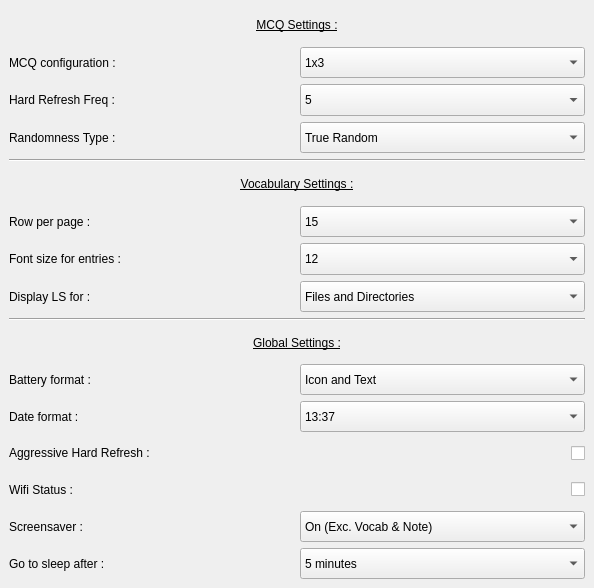
<?xml version="1.0" encoding="UTF-8"?>
<ui version="4.0">
 <class>AppSettingsPage</class>
 <widget class="QWidget" name="AppSettingsPage">
  <property name="geometry">
   <rect>
    <x>0</x>
    <y>0</y>
    <width>594</width>
    <height>588</height>
   </rect>
  </property>
  <property name="windowTitle">
   <string>Form</string>
  </property>
  <layout class="QVBoxLayout" name="verticalLayout" stretch="4,0,4,0,7">
   <property name="spacing">
    <number>6</number>
   </property>
   <property name="leftMargin">
    <number>9</number>
   </property>
   <property name="topMargin">
    <number>9</number>
   </property>
   <property name="rightMargin">
    <number>9</number>
   </property>
   <property name="bottomMargin">
    <number>9</number>
   </property>
   <item>
    <layout class="QVBoxLayout" name="QcmSettings" stretch="1,1,1,1">
     <property name="topMargin">
      <number>0</number>
     </property>
     <property name="bottomMargin">
      <number>0</number>
     </property>
     <item>
      <widget class="QLabel" name="QcmSettingsLabel">
       <property name="font">
        <font>
         <underline>true</underline>
        </font>
       </property>
       <property name="text">
        <string>MCQ Settings :</string>
       </property>
       <property name="alignment">
        <set>Qt::AlignCenter</set>
       </property>
      </widget>
     </item>
     <item>
      <layout class="QHBoxLayout" name="nbrOfEntryLinesSettings" stretch="1,1">
       <property name="topMargin">
        <number>0</number>
       </property>
       <property name="bottomMargin">
        <number>0</number>
       </property>
       <item>
        <widget class="QLabel" name="nbrOfEntryLinesLabel">
         <property name="sizePolicy">
          <sizepolicy hsizetype="Preferred" vsizetype="Preferred">
           <horstretch>0</horstretch>
           <verstretch>0</verstretch>
          </sizepolicy>
         </property>
         <property name="text">
          <string>MCQ configuration :</string>
         </property>
        </widget>
       </item>
       <item>
        <widget class="QComboBox" name="nbrOfEntryLinesDropdown">
         <property name="sizePolicy">
          <sizepolicy hsizetype="Preferred" vsizetype="Preferred">
           <horstretch>0</horstretch>
           <verstretch>0</verstretch>
          </sizepolicy>
         </property>
         <property name="minimumSize">
          <size>
           <width>0</width>
           <height>0</height>
          </size>
         </property>
         <property name="maximumSize">
          <size>
           <width>16777215</width>
           <height>16777215</height>
          </size>
         </property>
         <property name="currentIndex">
          <number>0</number>
         </property>
         <item>
          <property name="text">
           <string>1x3</string>
          </property>
         </item>
         <item>
          <property name="text">
           <string>2x3</string>
          </property>
         </item>
         <item>
          <property name="text">
           <string>3x3</string>
          </property>
         </item>
         <item>
          <property name="text">
           <string>4x3</string>
          </property>
         </item>
        </widget>
       </item>
      </layout>
     </item>
     <item>
      <layout class="QHBoxLayout" name="HardRefreshSetting" stretch="1,1">
       <item>
        <widget class="QLabel" name="HardRefreshLabel">
         <property name="sizePolicy">
          <sizepolicy hsizetype="Preferred" vsizetype="Preferred">
           <horstretch>0</horstretch>
           <verstretch>0</verstretch>
          </sizepolicy>
         </property>
         <property name="text">
          <string>Hard Refresh Freq :</string>
         </property>
        </widget>
       </item>
       <item>
        <widget class="QComboBox" name="HardRefreshDropdown">
         <property name="sizePolicy">
          <sizepolicy hsizetype="Preferred" vsizetype="Preferred">
           <horstretch>0</horstretch>
           <verstretch>0</verstretch>
          </sizepolicy>
         </property>
         <property name="minimumSize">
          <size>
           <width>0</width>
           <height>0</height>
          </size>
         </property>
         <property name="maximumSize">
          <size>
           <width>16777215</width>
           <height>16777215</height>
          </size>
         </property>
         <property name="currentIndex">
          <number>3</number>
         </property>
         <item>
          <property name="text">
           <string>Never</string>
          </property>
         </item>
         <item>
          <property name="text">
           <string>1</string>
          </property>
         </item>
         <item>
          <property name="text">
           <string>2</string>
          </property>
         </item>
         <item>
          <property name="text">
           <string>5</string>
          </property>
         </item>
         <item>
          <property name="text">
           <string>10</string>
          </property>
         </item>
        </widget>
       </item>
      </layout>
     </item>
     <item>
      <layout class="QHBoxLayout" name="RandomnessSetting" stretch="1,1">
       <property name="topMargin">
        <number>0</number>
       </property>
       <item>
        <widget class="QLabel" name="RandomnessLabel">
         <property name="text">
          <string>Randomness Type :</string>
         </property>
        </widget>
       </item>
       <item>
        <widget class="QComboBox" name="RandomnessDropdown">
         <property name="sizePolicy">
          <sizepolicy hsizetype="Preferred" vsizetype="Preferred">
           <horstretch>0</horstretch>
           <verstretch>0</verstretch>
          </sizepolicy>
         </property>
         <property name="minimumSize">
          <size>
           <width>0</width>
           <height>0</height>
          </size>
         </property>
         <property name="sizeAdjustPolicy">
          <enum>QComboBox::AdjustToContents</enum>
         </property>
         <item>
          <property name="text">
           <string>True Random</string>
          </property>
         </item>
         <item>
          <property name="text">
           <string>Weighted Random</string>
          </property>
         </item>
        </widget>
       </item>
      </layout>
     </item>
    </layout>
   </item>
   <item>
    <widget class="Line" name="VocabLine">
     <property name="orientation">
      <enum>Qt::Horizontal</enum>
     </property>
    </widget>
   </item>
   <item>
    <layout class="QVBoxLayout" name="VocabSettings" stretch="1,1,1,1">
     <property name="topMargin">
      <number>0</number>
     </property>
     <property name="bottomMargin">
      <number>0</number>
     </property>
     <item>
      <widget class="QLabel" name="VocabSettingsLabel">
       <property name="font">
        <font>
         <underline>true</underline>
        </font>
       </property>
       <property name="text">
        <string>Vocabulary Settings :</string>
       </property>
       <property name="alignment">
        <set>Qt::AlignCenter</set>
       </property>
      </widget>
     </item>
     <item>
      <layout class="QHBoxLayout" name="RowPerPageLayout">
       <property name="topMargin">
        <number>0</number>
       </property>
       <item>
        <widget class="QLabel" name="RowPerPageLabel">
         <property name="text">
          <string>Row per page :</string>
         </property>
        </widget>
       </item>
       <item>
        <widget class="QComboBox" name="RowPerPageComboBox">
         <property name="sizePolicy">
          <sizepolicy hsizetype="Preferred" vsizetype="Preferred">
           <horstretch>0</horstretch>
           <verstretch>0</verstretch>
          </sizepolicy>
         </property>
         <property name="currentIndex">
          <number>2</number>
         </property>
         <item>
          <property name="text">
           <string>5</string>
          </property>
         </item>
         <item>
          <property name="text">
           <string>10</string>
          </property>
         </item>
         <item>
          <property name="text">
           <string>15</string>
          </property>
         </item>
         <item>
          <property name="text">
           <string>20</string>
          </property>
         </item>
         <item>
          <property name="text">
           <string>25</string>
          </property>
         </item>
         <item>
          <property name="text">
           <string>30</string>
          </property>
         </item>
        </widget>
       </item>
      </layout>
     </item>
     <item>
      <layout class="QHBoxLayout" name="VocabFntSizeLayout">
       <property name="bottomMargin">
        <number>0</number>
       </property>
       <item>
        <widget class="QLabel" name="VocabFntSizeLabel">
         <property name="text">
          <string>Font size for entries :</string>
         </property>
        </widget>
       </item>
       <item>
        <widget class="QComboBox" name="VocabFntSizeCombox">
         <property name="sizePolicy">
          <sizepolicy hsizetype="Preferred" vsizetype="Preferred">
           <horstretch>0</horstretch>
           <verstretch>0</verstretch>
          </sizepolicy>
         </property>
         <property name="currentIndex">
          <number>4</number>
         </property>
         <item>
          <property name="text">
           <string>8</string>
          </property>
         </item>
         <item>
          <property name="text">
           <string>9</string>
          </property>
         </item>
         <item>
          <property name="text">
           <string>10</string>
          </property>
         </item>
         <item>
          <property name="text">
           <string>11</string>
          </property>
         </item>
         <item>
          <property name="text">
           <string>12</string>
          </property>
         </item>
         <item>
          <property name="text">
           <string>13</string>
          </property>
         </item>
         <item>
          <property name="text">
           <string>14</string>
          </property>
         </item>
         <item>
          <property name="text">
           <string>15</string>
          </property>
         </item>
         <item>
          <property name="text">
           <string>16</string>
          </property>
         </item>
        </widget>
       </item>
      </layout>
     </item>
     <item>
      <layout class="QHBoxLayout" name="DisplayLSSetting">
       <property name="topMargin">
        <number>0</number>
       </property>
       <item>
        <widget class="QLabel" name="DisplayLSLabel">
         <property name="text">
          <string>Display LS for :</string>
         </property>
        </widget>
       </item>
       <item>
        <widget class="QComboBox" name="DisplayLSDropdown">
         <property name="sizePolicy">
          <sizepolicy hsizetype="Preferred" vsizetype="Preferred">
           <horstretch>0</horstretch>
           <verstretch>0</verstretch>
          </sizepolicy>
         </property>
         <item>
          <property name="text">
           <string>Files and Directories</string>
          </property>
         </item>
         <item>
          <property name="text">
           <string>Files</string>
          </property>
         </item>
         <item>
          <property name="text">
           <string>Nothing</string>
          </property>
         </item>
        </widget>
       </item>
      </layout>
     </item>
    </layout>
   </item>
   <item>
    <widget class="Line" name="GlobalSettingsLine">
     <property name="orientation">
      <enum>Qt::Horizontal</enum>
     </property>
    </widget>
   </item>
   <item>
    <layout class="QVBoxLayout" name="GlobalSettings" stretch="1,1,1,1,1,1,1">
     <property name="topMargin">
      <number>0</number>
     </property>
     <property name="bottomMargin">
      <number>0</number>
     </property>
     <item>
      <widget class="QLabel" name="GlobalSettingsLabel">
       <property name="font">
        <font>
         <underline>true</underline>
        </font>
       </property>
       <property name="text">
        <string>Global Settings :</string>
       </property>
       <property name="alignment">
        <set>Qt::AlignCenter</set>
       </property>
      </widget>
     </item>
     <item>
      <layout class="QHBoxLayout" name="BatteryIndicator" stretch="1,1">
       <property name="topMargin">
        <number>0</number>
       </property>
       <item>
        <widget class="QLabel" name="BatteryIndicatorLabel">
         <property name="text">
          <string>Battery format :</string>
         </property>
        </widget>
       </item>
       <item>
        <widget class="QComboBox" name="BatteryIndicatorDropdown">
         <property name="sizePolicy">
          <sizepolicy hsizetype="Preferred" vsizetype="Preferred">
           <horstretch>0</horstretch>
           <verstretch>0</verstretch>
          </sizepolicy>
         </property>
         <property name="minimumSize">
          <size>
           <width>0</width>
           <height>0</height>
          </size>
         </property>
         <property name="maximumSize">
          <size>
           <width>16777215</width>
           <height>16777215</height>
          </size>
         </property>
         <item>
          <property name="text">
           <string>Icon and Text</string>
          </property>
         </item>
         <item>
          <property name="text">
           <string>Icon</string>
          </property>
         </item>
         <item>
          <property name="text">
           <string>Text</string>
          </property>
         </item>
        </widget>
       </item>
      </layout>
     </item>
     <item>
      <layout class="QHBoxLayout" name="DateDisplayFormat" stretch="1,1">
       <item>
        <widget class="QLabel" name="DateDisplayFormatLabel">
         <property name="text">
          <string>Date format :</string>
         </property>
        </widget>
       </item>
       <item>
        <widget class="QComboBox" name="DateDisplayFormatDropdown">
         <property name="sizePolicy">
          <sizepolicy hsizetype="Preferred" vsizetype="Preferred">
           <horstretch>0</horstretch>
           <verstretch>0</verstretch>
          </sizepolicy>
         </property>
         <property name="minimumSize">
          <size>
           <width>0</width>
           <height>0</height>
          </size>
         </property>
         <item>
          <property name="text">
           <string>13:37</string>
          </property>
         </item>
         <item>
          <property name="text">
           <string>1:37 pm</string>
          </property>
         </item>
        </widget>
       </item>
      </layout>
     </item>
     <item>
      <layout class="QHBoxLayout" name="KanaSetPageSettingsLayout">
       <property name="topMargin">
        <number>0</number>
       </property>
       <item>
        <widget class="QLabel" name="KanaHardRefreshLabel">
         <property name="text">
          <string>Aggressive Hard Refresh :</string>
         </property>
        </widget>
       </item>
       <item>
        <widget class="QCheckBox" name="KanaHardRefreshCheckBox">
         <property name="sizePolicy">
          <sizepolicy hsizetype="Preferred" vsizetype="Preferred">
           <horstretch>0</horstretch>
           <verstretch>0</verstretch>
          </sizepolicy>
         </property>
         <property name="layoutDirection">
          <enum>Qt::RightToLeft</enum>
         </property>
         <property name="text">
          <string/>
         </property>
        </widget>
       </item>
      </layout>
     </item>
     <item>
      <layout class="QHBoxLayout" name="WifiLayout" stretch="0,0">
       <property name="topMargin">
        <number>0</number>
       </property>
       <item>
        <widget class="QLabel" name="WifiLabel">
         <property name="text">
          <string>Wifi Status :</string>
         </property>
        </widget>
       </item>
       <item>
        <widget class="QCheckBox" name="WifiCheckBox">
         <property name="sizePolicy">
          <sizepolicy hsizetype="Preferred" vsizetype="Preferred">
           <horstretch>0</horstretch>
           <verstretch>0</verstretch>
          </sizepolicy>
         </property>
         <property name="layoutDirection">
          <enum>Qt::RightToLeft</enum>
         </property>
         <property name="text">
          <string/>
         </property>
         <property name="tristate">
          <bool>true</bool>
         </property>
        </widget>
       </item>
      </layout>
     </item>
     <item>
      <layout class="QHBoxLayout" name="ScreenSaverLayout">
       <property name="bottomMargin">
        <number>0</number>
       </property>
       <item>
        <widget class="QLabel" name="ScreenSaverLabel">
         <property name="text">
          <string>Screensaver :</string>
         </property>
        </widget>
       </item>
       <item>
        <widget class="QComboBox" name="ScreenSaverDropdown">
         <property name="sizePolicy">
          <sizepolicy hsizetype="Preferred" vsizetype="Preferred">
           <horstretch>0</horstretch>
           <verstretch>0</verstretch>
          </sizepolicy>
         </property>
         <property name="currentIndex">
          <number>2</number>
         </property>
         <item>
          <property name="text">
           <string>Off</string>
          </property>
         </item>
         <item>
          <property name="text">
           <string>On (Everywhere)</string>
          </property>
         </item>
         <item>
          <property name="text">
           <string>On (Exc. Vocab &amp; Note)</string>
          </property>
         </item>
        </widget>
       </item>
      </layout>
     </item>
     <item>
      <layout class="QHBoxLayout" name="SleepTimerLayout">
       <property name="bottomMargin">
        <number>0</number>
       </property>
       <item>
        <widget class="QLabel" name="SleepTimerLabel">
         <property name="text">
          <string>Go to sleep after :</string>
         </property>
        </widget>
       </item>
       <item>
        <widget class="QComboBox" name="SleepTimerDropdown">
         <property name="sizePolicy">
          <sizepolicy hsizetype="Preferred" vsizetype="Preferred">
           <horstretch>0</horstretch>
           <verstretch>0</verstretch>
          </sizepolicy>
         </property>
         <item>
          <property name="text">
           <string>5 minutes</string>
          </property>
         </item>
         <item>
          <property name="text">
           <string>10 minutes</string>
          </property>
         </item>
         <item>
          <property name="text">
           <string>15 minutes</string>
          </property>
         </item>
         <item>
          <property name="text">
           <string>30 minutes</string>
          </property>
         </item>
         <item>
          <property name="text">
           <string>Never</string>
          </property>
         </item>
        </widget>
       </item>
      </layout>
     </item>
    </layout>
   </item>
  </layout>
 </widget>
 <resources/>
 <connections/>
</ui>
